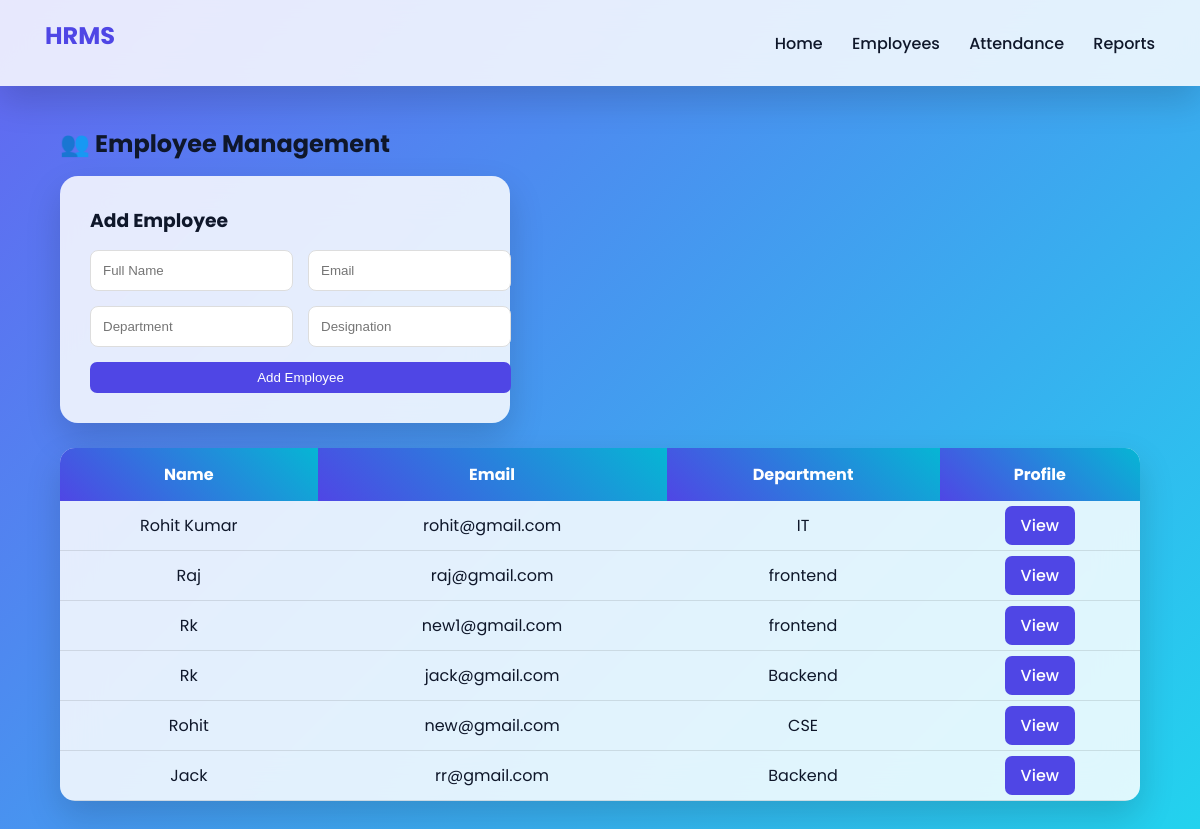
The page /employees on the database its author committed.
### app/models.py (models this page shows, shortened)
class Employee(db.Model):
    __tablename__ = "employees"
    id = db.Column(db.Integer, primary_key=True)
    name = db.Column(db.String(100), nullable=False)
    email = db.Column(db.String(120), unique=True, nullable=False)
    designation = db.Column(db.String(100))
    department = db.Column(db.String(100))
    address = db.Column(db.Text)
    date_of_joining = db.Column(db.Date, default=date.today)
    created_at = db.Column(db.DateTime, default=datetime.utcnow)
    attendances = db.relationship(
        "Attendance",
        backref="employee",
        cascade="all, delete"
    )

### app/routes.py (the view, shortened to what this page needs)
@main_routes.route("/employees", methods=["GET", "POST"])
def employees():
    data = Employee.query.order_by(
        Employee.created_at.desc()
    ).all()
    return render_template(
        "employees.html",
        employees=data
    )

### templates/employees.html
{% extends "base.html" %}
{% block content %}
<h2>👥 Employee Management</h2>
<div class="card">
<h3>Add Employee</h3>
<form method="POST">
<input name="name" placeholder="Full Name" required>
<input name="email" type="email" placeholder="Email" required>
<input name="department" placeholder="Department" required>
<input name="designation" placeholder="Designation" required>
<button>Add Employee</button>
</form>
</div>
<table>
<tr>
<th>Name</th>
<th>Email</th>
<th>Department</th>
<th>Profile</th>
</tr>
{% for emp in employees %}
<tr>
<td>{{ emp.name }}</td>
<td>{{ emp.email }}</td>
<td>{{ emp.department }}</td>
<td>
<a href="/employees/{{ emp.id }}" class="btn">View</a>
</td>
</tr>
{% endfor %}
</table>
{% endblock %}

### templates/base.html (shortened to what this page needs)
<!DOCTYPE html>
<html lang="en">
<head>
</head>
<body>
<header>
<h2>HRMS</h2>
<nav>
    <a href="/">Home</a>
    <a href="/employees">Employees</a>
    <a href="/attendance">Attendance</a>
    <a href="/report">Reports</a>
</nav>
</header>
<main>
{% block content %}{% endblock %}
</main>
</body>
</html>

### templates/base.html (style rules this page uses)
* { margin:0; padding:0; box-sizing:border-box; }
:root { --primary:#4f46e5; --secondary:#06b6d4; --dark:#0f172a; --glass:rgba(255,255,255,0.85); --shadow:0 15px 35px rgba(0,0,0,0.15); }
body { font-family:"Poppins",sans-serif; background:linear-gradient(135deg,#6366f1,#22d3ee); min-height:100vh; color:var(--dark); }
header { background:var(--glass); backdrop-filter:blur(15px); padding:18px 45px; display:flex; justify-content:space-between; align-items:center; box-shadow:var(--shadow); }
header h2 { color:var(--primary); font-weight:700; }
nav a { text-decoration:none; color:var(--dark); font-weight:500; margin-left:25px; transition:.3s; }
main { padding:40px 60px; animation:fade .7s ease-in; }
.card { background:var(--glass); backdrop-filter:blur(20px); border-radius:18px; padding:30px; max-width:450px; box-shadow:var(--shadow); margin-bottom:25px; transition:.3s; }
h1,h2,h3 { margin-bottom:15px; }
table { width:100%; background:var(--glass); backdrop-filter:blur(20px); border-radius:15px; border-collapse:collapse; overflow:hidden; box-shadow:var(--shadow); margin-top:25px; }
th { background:linear-gradient(45deg,var(--primary),var(--secondary)); color:white; padding:14px; }
td { padding:12px; text-align:center; border-bottom:1px solid rgba(0,0,0,.1); }
button,a.btn { background:var(--primary); color:white; padding:8px 16px; border-radius:7px; border:none; cursor:pointer; font-weight:500; text-decoration:none; transition:.3s; }
form { display:grid; grid-template-columns:repeat(2,1fr); gap:15px; }
input,select { padding:12px; border-radius:8px; border:1px solid #ddd; outline:none; }
form button { grid-column:span 2; }

### rows shown on the page
Employee: name "Rohit Kumar", email "rohit@gmail.com", department "IT"
Employee: name "Raj", email "raj@gmail.com", department "frontend"
Employee: name "Rk", email "new1@gmail.com", department "frontend"
Employee: name "Rk", email "jack@gmail.com", department "Backend"
Employee: name "Rohit", email "new@gmail.com", department "CSE"
Employee: name "Jack", email "rr@gmail.com", department "Backend"
